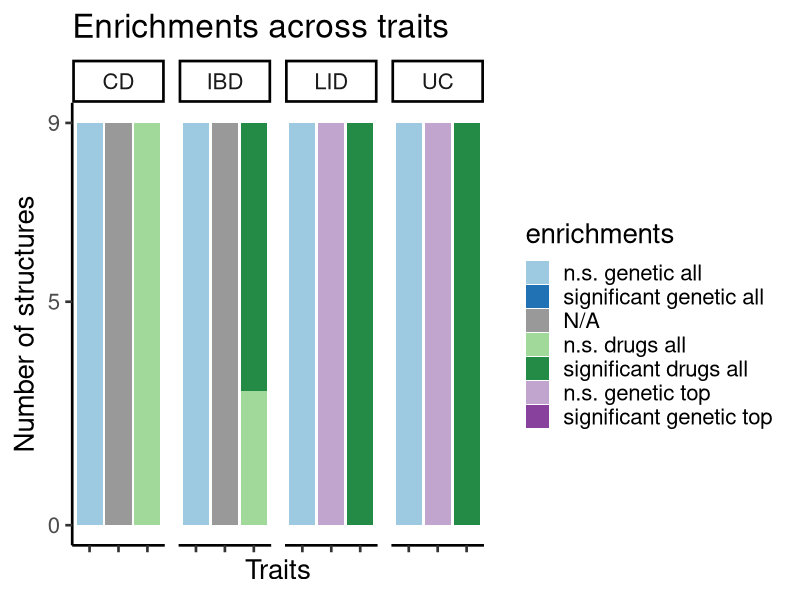

The R script that drew this image:
## ---- chunk 1
library(ggplot2)
## ---- chunk 2
mydata <- read.csv("Enrichments_barplot_pcw19_HFGA_A4.csv", sep = ";")
## ---- chunk 3
enrichments <- mydata$Enrichment
trait <- mydata$Trait
number_of_structures <- as.numeric(mydata$Structures)
geneset <- mydata$Gene.set
factor_lvl <- 1:length(mydata[,1])
## ---- chunk 4
enrichments <- factor(enrichments, levels = rev(unique(enrichments)))
geneset <- factor(geneset, levels = unique(geneset))
trait <- factor(trait, levels = unique(trait))

## ---- chunk 5
# creating data frame 
enriched_proportions <- data.frame(number_of_structures,trait,enrichments,geneset,factor_lvl)

## ---- chunk 6
p1 <-   ggplot(enriched_proportions, aes(x=geneset, y=number_of_structures, fill = enrichments)) +
    geom_bar(stat="identity", position = "stack") +
    scale_y_continuous(breaks = c(0,5,9)) + #,limits = c(0,20)) +
    #geom_text(size = 6, position = position_stack(vjust = 0.75),aes(label = number_of_structures)) +
    facet_wrap(~ trait, ncol = 12) +
    labs(title="Enrichments across traits") +
    xlab("Traits") +
    ylab("Number of structures") +
    theme_classic(base_size = 20) +
    theme(axis.text.x=element_blank()) +
    scale_fill_manual(values=c("#88419D","#C2A5CF","#238B45", "#A1D99B","grey60","#2171B5","#9ECAE1")) +
    #coord_flip() +
    guides(fill = guide_legend(reverse = T))

p1
## ---- chunk 7
sessionInfo()
